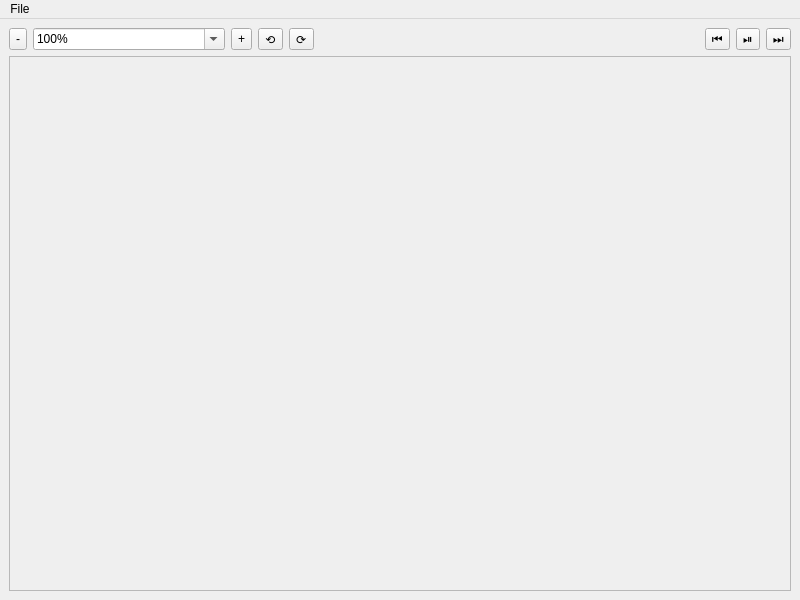
<?xml version="1.0" encoding="UTF-8"?>
<ui version="4.0">
 <class>MainWindow</class>
 <widget class="QMainWindow" name="MainWindow">
  <property name="geometry">
   <rect>
    <x>0</x>
    <y>0</y>
    <width>800</width>
    <height>600</height>
   </rect>
  </property>
  <property name="focusPolicy">
   <enum>Qt::ClickFocus</enum>
  </property>
  <property name="windowTitle">
   <string>MainWindow</string>
  </property>
  <widget class="QWidget" name="centralwidget">
   <layout class="QVBoxLayout" name="verticalLayout">
    <item>
     <layout class="QHBoxLayout" name="horizontalLayout" stretch="2,6,2,0,0,12,4,4,4">
      <item>
       <widget class="QToolButton" name="toolButton_3">
        <property name="sizePolicy">
         <sizepolicy hsizetype="Fixed" vsizetype="Minimum">
          <horstretch>0</horstretch>
          <verstretch>0</verstretch>
         </sizepolicy>
        </property>
        <property name="text">
         <string>-</string>
        </property>
       </widget>
      </item>
      <item>
       <widget class="QComboBox" name="comboBox">
        <property name="focusPolicy">
         <enum>Qt::ClickFocus</enum>
        </property>
        <property name="editable">
         <bool>true</bool>
        </property>
        <property name="currentText">
         <string>100%</string>
        </property>
        <property name="currentIndex">
         <number>2</number>
        </property>
        <property name="insertPolicy">
         <enum>QComboBox::NoInsert</enum>
        </property>
        <item>
         <property name="text">
          <string notr="true">10%</string>
         </property>
        </item>
        <item>
         <property name="text">
          <string>50%</string>
         </property>
        </item>
        <item>
         <property name="text">
          <string>100%</string>
         </property>
        </item>
        <item>
         <property name="text">
          <string>200%</string>
         </property>
        </item>
        <item>
         <property name="text">
          <string>300%</string>
         </property>
        </item>
        <item>
         <property name="text">
          <string>400%</string>
         </property>
        </item>
        <item>
         <property name="text">
          <string>500%</string>
         </property>
        </item>
        <item>
         <property name="text">
          <string>700%</string>
         </property>
        </item>
        <item>
         <property name="text">
          <string>1000%</string>
         </property>
        </item>
        <item>
         <property name="text">
          <string>2000%</string>
         </property>
        </item>
       </widget>
      </item>
      <item>
       <widget class="QToolButton" name="toolButton_4">
        <property name="sizePolicy">
         <sizepolicy hsizetype="Fixed" vsizetype="Minimum">
          <horstretch>0</horstretch>
          <verstretch>0</verstretch>
         </sizepolicy>
        </property>
        <property name="text">
         <string>+</string>
        </property>
       </widget>
      </item>
      <item>
       <widget class="QToolButton" name="toolButton">
        <property name="sizePolicy">
         <sizepolicy hsizetype="Fixed" vsizetype="Minimum">
          <horstretch>0</horstretch>
          <verstretch>0</verstretch>
         </sizepolicy>
        </property>
        <property name="text">
         <string>⟲</string>
        </property>
       </widget>
      </item>
      <item>
       <widget class="QToolButton" name="toolButton_6">
        <property name="sizePolicy">
         <sizepolicy hsizetype="Fixed" vsizetype="Minimum">
          <horstretch>0</horstretch>
          <verstretch>0</verstretch>
         </sizepolicy>
        </property>
        <property name="styleSheet">
         <string notr="true"/>
        </property>
        <property name="text">
         <string>⟳</string>
        </property>
       </widget>
      </item>
      <item>
       <spacer name="horizontalSpacer">
        <property name="orientation">
         <enum>Qt::Horizontal</enum>
        </property>
        <property name="sizeHint" stdset="0">
         <size>
          <width>40</width>
          <height>20</height>
         </size>
        </property>
       </spacer>
      </item>
      <item>
       <widget class="QToolButton" name="toolButton_1">
        <property name="sizePolicy">
         <sizepolicy hsizetype="Fixed" vsizetype="Minimum">
          <horstretch>0</horstretch>
          <verstretch>0</verstretch>
         </sizepolicy>
        </property>
        <property name="text">
         <string>⏮</string>
        </property>
       </widget>
      </item>
      <item>
       <widget class="QToolButton" name="toolButton_2">
        <property name="sizePolicy">
         <sizepolicy hsizetype="Fixed" vsizetype="Minimum">
          <horstretch>0</horstretch>
          <verstretch>0</verstretch>
         </sizepolicy>
        </property>
        <property name="styleSheet">
         <string notr="true"/>
        </property>
        <property name="text">
         <string>⏯</string>
        </property>
       </widget>
      </item>
      <item>
       <widget class="QToolButton" name="toolButton_5">
        <property name="sizePolicy">
         <sizepolicy hsizetype="Fixed" vsizetype="Minimum">
          <horstretch>0</horstretch>
          <verstretch>0</verstretch>
         </sizepolicy>
        </property>
        <property name="text">
         <string>⏭</string>
        </property>
       </widget>
      </item>
     </layout>
    </item>
    <item>
     <widget class="QScrollArea" name="scrollArea">
      <property name="focusPolicy">
       <enum>Qt::NoFocus</enum>
      </property>
      <property name="widgetResizable">
       <bool>true</bool>
      </property>
      <widget class="QWidget" name="scrollAreaWidgetContents">
       <property name="geometry">
        <rect>
         <x>0</x>
         <y>0</y>
         <width>780</width>
         <height>521</height>
        </rect>
       </property>
       <layout class="QGridLayout" name="gridLayout">
        <item row="0" column="0">
         <widget class="QLabel" name="image">
          <property name="sizePolicy">
           <sizepolicy hsizetype="Fixed" vsizetype="Fixed">
            <horstretch>0</horstretch>
            <verstretch>0</verstretch>
           </sizepolicy>
          </property>
          <property name="text">
           <string/>
          </property>
          <property name="scaledContents">
           <bool>true</bool>
          </property>
          <property name="alignment">
           <set>Qt::AlignCenter</set>
          </property>
         </widget>
        </item>
       </layout>
      </widget>
     </widget>
    </item>
   </layout>
  </widget>
  <widget class="QMenuBar" name="menubar">
   <property name="geometry">
    <rect>
     <x>0</x>
     <y>0</y>
     <width>800</width>
     <height>24</height>
    </rect>
   </property>
   <widget class="QMenu" name="menuFile">
    <property name="title">
     <string>File</string>
    </property>
    <addaction name="actionOpen"/>
    <addaction name="actionExit"/>
   </widget>
   <addaction name="menuFile"/>
  </widget>
  <action name="actionOpen">
   <property name="text">
    <string>Open</string>
   </property>
  </action>
  <action name="actionExit">
   <property name="text">
    <string>Exit</string>
   </property>
  </action>
 </widget>
 <resources/>
 <connections/>
</ui>
